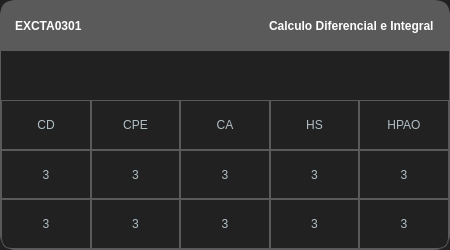
<?xml version="1.0" encoding="UTF-8"?>
<ui version="4.0">
 <class>Form</class>
 <widget class="QWidget" name="Form">
  <property name="geometry">
   <rect>
    <x>0</x>
    <y>0</y>
    <width>450</width>
    <height>250</height>
   </rect>
  </property>
  <property name="windowTitle">
   <string>Form</string>
  </property>
  <property name="styleSheet">
   <string notr="true">QWidget{
    background-color: #212121;
}
QLabel{
    border: 1px solid #5A5A5A;
    color: #B0BEC5;
}
#frame_container{
    background-color: #212121;
    border-radius: 15%;
    border: 1px solid #5A5A5A;
}

#label_code,#label_name{
    font: bold;
    background-color: #5A5A5A; 
    color: #FFFFFF;
    padding-left: 5%;
    padding-right: 5%;
}

#frame_top_bar{
    background-color: #5A5A5A; 
    border-top-right-radius: 10%;
    border-top-left-radius: 10%;
    padding:5%;
}

#frame_grid{
    border-bottom-right-radius: 10%;
    border-bottom-left-radius: 10%;
}
#label_total_credits{
    border-bottom-right-radius: 10%;
}

#label_cd_hours{
    border-bottom-left-radius: 10%;
}

#frame_prerequisites{
    border:none;
}</string>
  </property>
  <layout class="QHBoxLayout" name="horizontalLayout">
   <property name="spacing">
    <number>0</number>
   </property>
   <property name="leftMargin">
    <number>0</number>
   </property>
   <property name="topMargin">
    <number>0</number>
   </property>
   <property name="rightMargin">
    <number>0</number>
   </property>
   <property name="bottomMargin">
    <number>0</number>
   </property>
   <item>
    <widget class="QFrame" name="frame_container">
     <property name="frameShape">
      <enum>QFrame::Shape::StyledPanel</enum>
     </property>
     <property name="frameShadow">
      <enum>QFrame::Shadow::Raised</enum>
     </property>
     <layout class="QVBoxLayout" name="verticalLayout" stretch="1,1,3">
      <property name="spacing">
       <number>0</number>
      </property>
      <property name="leftMargin">
       <number>0</number>
      </property>
      <property name="topMargin">
       <number>0</number>
      </property>
      <property name="rightMargin">
       <number>0</number>
      </property>
      <property name="bottomMargin">
       <number>0</number>
      </property>
      <item>
       <widget class="QFrame" name="frame_top_bar">
        <property name="frameShape">
         <enum>QFrame::Shape::StyledPanel</enum>
        </property>
        <property name="frameShadow">
         <enum>QFrame::Shadow::Raised</enum>
        </property>
        <layout class="QHBoxLayout" name="horizontalLayout_2">
         <property name="spacing">
          <number>0</number>
         </property>
         <property name="leftMargin">
          <number>0</number>
         </property>
         <property name="topMargin">
          <number>0</number>
         </property>
         <property name="rightMargin">
          <number>0</number>
         </property>
         <property name="bottomMargin">
          <number>0</number>
         </property>
         <item>
          <widget class="QLabel" name="label_code">
           <property name="text">
            <string>EXCTA0301</string>
           </property>
          </widget>
         </item>
         <item>
          <spacer name="horizontalSpacer">
           <property name="orientation">
            <enum>Qt::Orientation::Horizontal</enum>
           </property>
           <property name="sizeHint" stdset="0">
            <size>
             <width>172</width>
             <height>20</height>
            </size>
           </property>
          </spacer>
         </item>
         <item>
          <widget class="QLabel" name="label_name">
           <property name="text">
            <string>Calculo Diferencial e Integral</string>
           </property>
          </widget>
         </item>
        </layout>
       </widget>
      </item>
      <item>
       <widget class="QFrame" name="frame_prerequisites">
        <property name="frameShape">
         <enum>QFrame::Shape::StyledPanel</enum>
        </property>
        <property name="frameShadow">
         <enum>QFrame::Shadow::Raised</enum>
        </property>
        <layout class="QHBoxLayout" name="horizontalLayout_3">
         <property name="spacing">
          <number>0</number>
         </property>
         <property name="leftMargin">
          <number>0</number>
         </property>
         <property name="topMargin">
          <number>0</number>
         </property>
         <property name="rightMargin">
          <number>0</number>
         </property>
         <property name="bottomMargin">
          <number>0</number>
         </property>
        </layout>
       </widget>
      </item>
      <item>
       <widget class="QFrame" name="frame_grid">
        <property name="frameShape">
         <enum>QFrame::Shape::StyledPanel</enum>
        </property>
        <property name="frameShadow">
         <enum>QFrame::Shadow::Raised</enum>
        </property>
        <layout class="QGridLayout" name="gridLayout">
         <property name="leftMargin">
          <number>0</number>
         </property>
         <property name="topMargin">
          <number>0</number>
         </property>
         <property name="rightMargin">
          <number>0</number>
         </property>
         <property name="bottomMargin">
          <number>0</number>
         </property>
         <property name="spacing">
          <number>0</number>
         </property>
         <item row="0" column="0">
          <widget class="QLabel" name="label_cd_t">
           <property name="text">
            <string>CD</string>
           </property>
           <property name="alignment">
            <set>Qt::AlignmentFlag::AlignCenter</set>
           </property>
          </widget>
         </item>
         <item row="0" column="1">
          <widget class="QLabel" name="label_cpe_t">
           <property name="text">
            <string>CPE</string>
           </property>
           <property name="alignment">
            <set>Qt::AlignmentFlag::AlignCenter</set>
           </property>
          </widget>
         </item>
         <item row="0" column="2">
          <widget class="QLabel" name="label_ca_t">
           <property name="text">
            <string>CA</string>
           </property>
           <property name="alignment">
            <set>Qt::AlignmentFlag::AlignCenter</set>
           </property>
          </widget>
         </item>
         <item row="0" column="3">
          <widget class="QLabel" name="label_hs_t">
           <property name="text">
            <string>HS</string>
           </property>
           <property name="alignment">
            <set>Qt::AlignmentFlag::AlignCenter</set>
           </property>
          </widget>
         </item>
         <item row="0" column="4">
          <widget class="QLabel" name="label_hpao_t">
           <property name="text">
            <string>HPAO</string>
           </property>
           <property name="alignment">
            <set>Qt::AlignmentFlag::AlignCenter</set>
           </property>
          </widget>
         </item>
         <item row="1" column="0">
          <widget class="QLabel" name="label_cd">
           <property name="text">
            <string>3</string>
           </property>
           <property name="alignment">
            <set>Qt::AlignmentFlag::AlignCenter</set>
           </property>
          </widget>
         </item>
         <item row="1" column="1">
          <widget class="QLabel" name="label_cpe">
           <property name="text">
            <string>3</string>
           </property>
           <property name="alignment">
            <set>Qt::AlignmentFlag::AlignCenter</set>
           </property>
          </widget>
         </item>
         <item row="1" column="2">
          <widget class="QLabel" name="label_ca">
           <property name="text">
            <string>3</string>
           </property>
           <property name="alignment">
            <set>Qt::AlignmentFlag::AlignCenter</set>
           </property>
          </widget>
         </item>
         <item row="1" column="3">
          <widget class="QLabel" name="label_hs">
           <property name="text">
            <string>3</string>
           </property>
           <property name="alignment">
            <set>Qt::AlignmentFlag::AlignCenter</set>
           </property>
          </widget>
         </item>
         <item row="1" column="4">
          <widget class="QLabel" name="label_hpao">
           <property name="text">
            <string>3</string>
           </property>
           <property name="alignment">
            <set>Qt::AlignmentFlag::AlignCenter</set>
           </property>
          </widget>
         </item>
         <item row="2" column="0">
          <widget class="QLabel" name="label_cd_hours">
           <property name="text">
            <string>3</string>
           </property>
           <property name="alignment">
            <set>Qt::AlignmentFlag::AlignCenter</set>
           </property>
          </widget>
         </item>
         <item row="2" column="1">
          <widget class="QLabel" name="label_cpe_hours">
           <property name="text">
            <string>3</string>
           </property>
           <property name="alignment">
            <set>Qt::AlignmentFlag::AlignCenter</set>
           </property>
          </widget>
         </item>
         <item row="2" column="2">
          <widget class="QLabel" name="label_ca_hours">
           <property name="text">
            <string>3</string>
           </property>
           <property name="alignment">
            <set>Qt::AlignmentFlag::AlignCenter</set>
           </property>
          </widget>
         </item>
         <item row="2" column="3">
          <widget class="QLabel" name="label_presential_hours">
           <property name="text">
            <string>3</string>
           </property>
           <property name="alignment">
            <set>Qt::AlignmentFlag::AlignCenter</set>
           </property>
          </widget>
         </item>
         <item row="2" column="4">
          <widget class="QLabel" name="label_total_credits">
           <property name="text">
            <string>3</string>
           </property>
           <property name="alignment">
            <set>Qt::AlignmentFlag::AlignCenter</set>
           </property>
          </widget>
         </item>
        </layout>
       </widget>
      </item>
     </layout>
    </widget>
   </item>
  </layout>
 </widget>
 <resources/>
 <connections/>
</ui>
